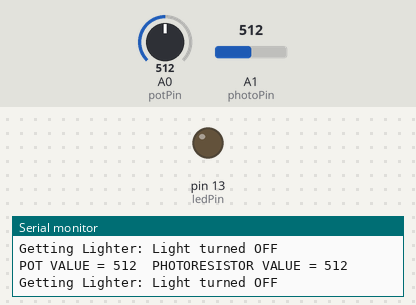
Simulated run of this sketch. Board: Arduino Uno, built with avr-gcc and run on an emulated ATmega328P. Shown: output pins drawn as LEDs (lit = HIGH), the last lines printed to the serial monitor. The inputs (shaded band) are chosen by the test bench; at power-on: A0 (potPin) = 512, A1 (photoPin) = 512.

Above: at 4.8 s.
4.9 s: A0 (potPin) set to 531
At 9.2 s:
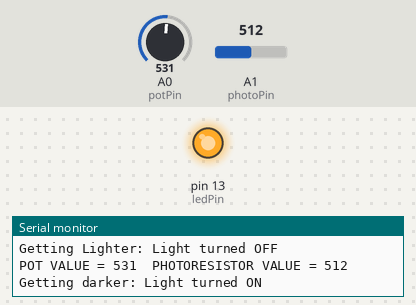
9.9 s: A0 (potPin) set to 511
At 12.8 s:
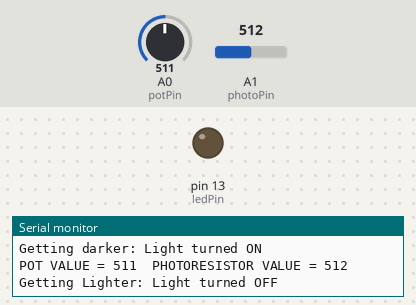
14.9 s: A0 (potPin) set to 716
At 17.5 s:
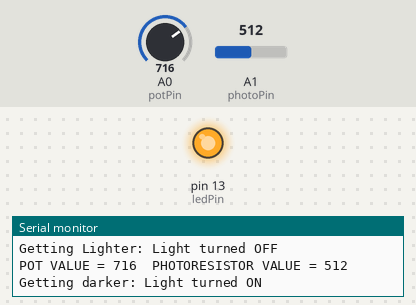
Timing chart, 0 to 19.0 s (numbered marks = the images above; inputs shaded):
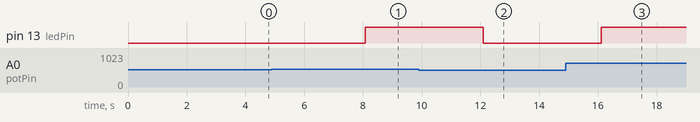

Measured:
- the behaviour switches between 512 and 513 on A0 (potPin) (found by bisection; images 0 and 1)
- after the input at 4.9 s, pin 13 (ledPin): LOW → HIGH after 3.2 s
- after the input at 9.9 s, pin 13 (ledPin): HIGH → LOW after 2.2 s
- after the input at 14.9 s, pin 13 (ledPin): LOW → HIGH after 1.2 s

The sketch:

_2sensors.ino
```cpp
/* YourDuinoStarter Example: 2 Analog Values
 - Reads voltage on Analog Pin 0 and displays value
 - Reads voltage on Analog Pin 1 and displays value
 - If light level is low enough, turns LED on.
 - SEE the comments after "//" on each line below
 - CONNECTIONS:
 - Potentiometer from +5 to Ground, center to pin A0
 - Photoresistor from +5V to pin A1, 10K from A1 to Gnd.
 - V1.02 02/11/13
 Questions: terry@yourduino.com */

/*-----( Import needed libraries )-----*/
//none
/*-----( Declare Constants and Pin Numbers )-----*/
#define potPin    A0  // In separate group of pins
#define photoPin  A1  // In separate group of pins
#define ledPin    13  // The onboard LED
/*-----( Declare objects )-----*/
//none
/*-----( Declare Variables )-----*/
int  potValue;  // Hold the values read in
int  photoValue;

void setup()   /****** SETUP: RUNS ONCE ******/
{
  pinMode(ledPin, OUTPUT);
  Serial.begin(9600);   //Start sending to "Serial Monitor"
  Serial.println("YourDuinoStarter Example: Show Analog Value.");
}//--(end setup )---


void loop()   /****** LOOP: RUNS CONSTANTLY ******/
{
  potValue   = analogRead(potPin); //Read value
  photoValue = analogRead(photoPin); //Read value
  Serial.print("POT VALUE = ");
  Serial.print(potValue,DEC); // Print value
  Serial.print("  PHOTORESISTOR VALUE = ");
  Serial.println(photoValue,DEC); // Print value

/*-( Test the voltage. If it's < the light level set by the pot, turn on the Light )-*/
  if ( photoValue < potValue )
  {
    digitalWrite(ledPin, HIGH);
    Serial.println("Getting darker: Light turned ON");
  }
  else
  {
    digitalWrite(ledPin, LOW);
    Serial.println("Getting Lighter: Light turned OFF");
  }

  delay(4000);     // Wait 4 seconds
}//--(end main loop )---

/*-----( Declare User-written Functions )-----*/
//none
//*********( THE END )***********
```
